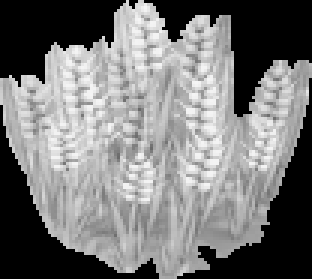
#> input picture dofus_bot/new/testing/Untitled.png, 104 x 93 px, given in place of 0.png, which was not available (shown 3 times larger)
$ python testing2.py
#> lines starting #> are read from the running program, lines starting #| are printed output that depends on the picture; pictures that were not available may be replaced by others from this repository, and a replacement may not be noted
import pyautogui
import time
import numpy as np
import tkinter as tk
import tkinter.scrolledtext as tkst
from PIL import Image
import cv2

def do(nothing):
    global img_masked
    amount = cv2.getTrackbarPos('amount', 'image')
    k1h = cv2.getTrackbarPos('k1h', 'image')
    k1w = cv2.getTrackbarPos('k1w', 'image')
    k2h = cv2.getTrackbarPos('k2h', 'image')
    k2w = cv2.getTrackbarPos('k2w', 'image')
    k3h = cv2.getTrackbarPos('k3h', 'image')
    k3w = cv2.getTrackbarPos('k3w', 'image')

    img2 = highlight.copy()
    closing_kernel = np.ones((k1h, k1w), np.uint8)
    closing_kernel_ver = np.ones((k2h, k2w), np.uint8)
    closing_kernel_hor = np.ones((k3h, k3w), np.uint8)
    highlights = cv2.morphologyEx(img2, cv2.MORPH_CLOSE, closing_kernel)
    for x in range(amount - 1):
        highlights2 = cv2.morphologyEx(img2, cv2.MORPH_CLOSE, closing_kernel)
        highlights3 = cv2.morphologyEx(img2, cv2.MORPH_CLOSE, closing_kernel_ver)
        highlights4 = cv2.morphologyEx(img2, cv2.MORPH_CLOSE, closing_kernel_hor)
        highlights = highlights | highlights2 | highlights3 | highlights4
    cv2.imwrite('2.png', highlights)
    # Fill in the outside of the interactable objects
    h, w = highlights.shape[:2]
    mask = np.zeros((h+2, w+2), np.uint8)
    highlights_outside = highlights.copy()
    cv2.floodFill(highlights_outside, mask, (0, 0), 255)
    cv2.imwrite('3.png', highlights_outside)
    # Add the inside of the highlights and the highlights together to form the object's shape
    highlights_insides = cv2.bitwise_not(highlights_outside)
    highlights_filled = highlights_insides | highlights
    highlights_filled = highlights_filled[10:-10, 10:-10]
    cv2.imwrite('4.png', highlights_filled)
    # Finds what's inside the highlighted areas
    img_masked = cv2.bitwise_and(img, img, mask=highlights_filled)
    cv2.imwrite('5.png', img_masked)

amount = 1
k1h = 0
k1w = 0
k2h = 0
k2w = 0
k3h = 0
k3w = 0

cv2.namedWindow("image")

cv2.createTrackbar("amount", "image", amount, 10, do)
cv2.createTrackbar("k1h", "image", k1h, 30, do)
#> slider 'k1h' is set to 10
cv2.createTrackbar("k1w", "image", k1w, 30, do)
#> slider 'k1w' is set to 10
cv2.createTrackbar("k2h", "image", k2h, 30, do)
#> slider 'k2h' is set to 10
cv2.createTrackbar("k2w", "image", k2w, 30, do)
#> slider 'k2w' is set to 10
cv2.createTrackbar("k3h", "image", k3h, 30, do)
#> slider 'k3h' is set to 10
cv2.createTrackbar("k3w", "image", k3w, 30, do)
#> slider 'k3w' is set to 10

img = cv2.imread('0.png')
#> img is the input picture: shape (93, 104, 3); min 0, max 245, mean 121.2
highlight = cv2.imread('1.png', cv2.IMREAD_GRAYSCALE)
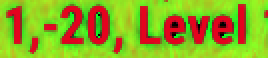
#> input picture dofus_bot/new/testing/1.png, 134 x 29 px (shown 2 times larger)
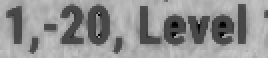
#> highlight: shape (29, 134) (shown 2 times larger); min 0, max 200, mean 145.2
img_masked = img.copy()

while True:
    scale_percent = 40 # percent of original size
    width = int(img_masked.shape[1] * scale_percent / 100)
#> width = 41
    height = int(img_masked.shape[0] * scale_percent / 100)
#> height = 37
    dim = (width, height)
#> dim = (41, 37)
    # resize image
    resized = cv2.resize(img_masked, dim, interpolation = cv2.INTER_AREA)
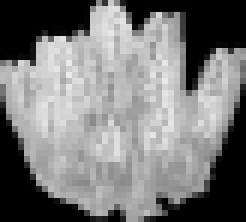
#> resized: shape (37, 41, 3) (shown 6 times larger); min 0, max 235, mean 121.2
    cv2.imshow('image', resized)
    if (cv2.waitKey(1) & 0xFF == ord('q')):
#> (key q is pressed here)
        break

cv2.destroyAllWindows()
